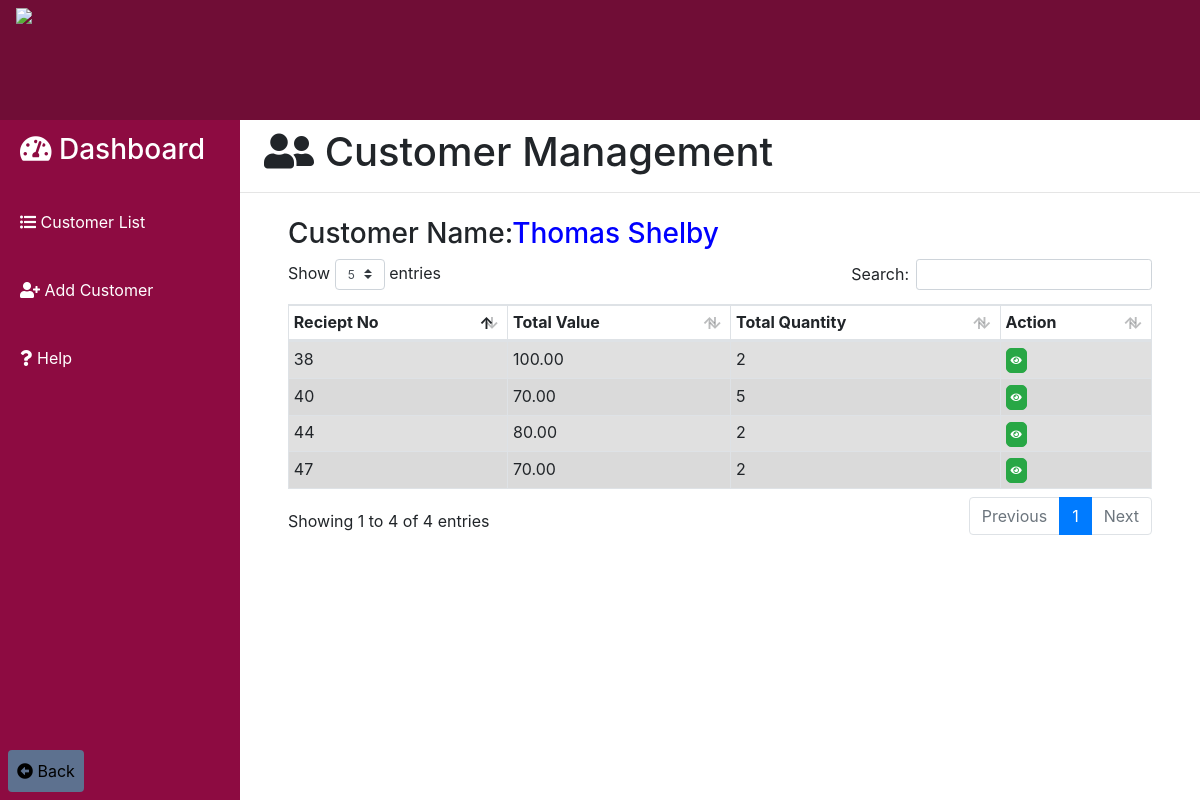
The page /customer/customer_sales.php?customer_id=16 (signed in) on the database its author committed.
### tables this page shows
CREATE TABLE `customer` (
  `customer_id` int(11) NOT NULL,
  `firstname` varchar(30) DEFAULT NULL,
  `lastname` varchar(30) DEFAULT NULL,
  `address` text DEFAULT NULL,
  `contact_number` varchar(30) DEFAULT NULL,
  `image` varchar(30) NOT NULL
);

CREATE TABLE `sales_product` (
  `reciept_no` int(11) NOT NULL,
  `product_id` varchar(20) NOT NULL,
  `price` decimal(18,2) NOT NULL,
  `qty` int(11) NOT NULL
);

### customer/customer_sales.php (the view, shortened to what this page needs)
<?php
	include("../server/connection.php");
	$customer_id = $_GET['customer_id'];
	$sql = "SELECT sales_product.reciept_no,sales_product.price,sales_product.qty FROM customer,sales,sales_product WHERE customer.customer_id = $customer_id AND sales.customer_id = $customer_id AND sales.reciept_no = sales_product.reciept_no";
	$result	= mysqli_query($db, $sql);
	$query = "SELECT firstname,lastname FROM customer WHERE customer_id=$customer_id";
	$result1 = mysqli_query($db, $query);
?>
<!DOCTYPE html>
<html>
<head>
	<?php include('../templates/head1.php');
	?>
</head>
<body>
	<div class="contain h-100">
		<?php
			include('../customer/base.php');
		?>
		<div>
			<h1 class="ml-4 pt-2"><i class="fas fa-user-friends"></i> Customer Management</h1>
			<hr>
			<div class="table-responsive mt-4 pl-5 pr-5">
			<table class="table table-striped table-bordered table-sm" id="customer_table" style="margin-top: -22px;">
				<?php $row1 = mysqli_fetch_assoc($result1);
					echo "<h3>Customer Name:<span style='color:blue;'>".$row1['firstname'].'&nbsp'.$row1['lastname']."</span></h3>";
				?>
				<thead>
					<tr>
						<th scope="col" class="column-text">Reciept No</th>
						<th scope="col" class="column-text">Total Value</th>
						<th scope="col" class="column-text">Total Quantity</th>
						<th scope="col" class="column-text">Action</th>
					</tr>
				</thead>
				<tbody class="table-hover">
					<?php
						while($row = mysqli_fetch_assoc($result)){
				  	?>
					<tr class="table-active">
						<td><?php echo $row['reciept_no'];?></td>
						<td><?php echo $row['price'];?></td>
						<td><?php echo $row['qty'];?></td>
						<td>
							<button type="button" name="view" style='font-size:10px; border-radius:5px;padding:4px;' id="<?php echo $row['customer_id'];?>" class="btn btn-success btn-xs view_data"><i class="fas fa-eye"></i></button>
						</td>
					</tr>
					<?php } ?>
				</tbody>
			</table>
			</div>
		</div>
	</div>
</body>
</html>

### rows shown on the page
customer: firstname "Thomas", lastname "Shelby"
sales_product: reciept_no "38", price "100.00", qty "2"
sales_product: reciept_no "40", price "70.00", qty "5"
sales_product: reciept_no "44", price "80.00", qty "2"
sales_product: reciept_no "47", price "70.00", qty "2"
